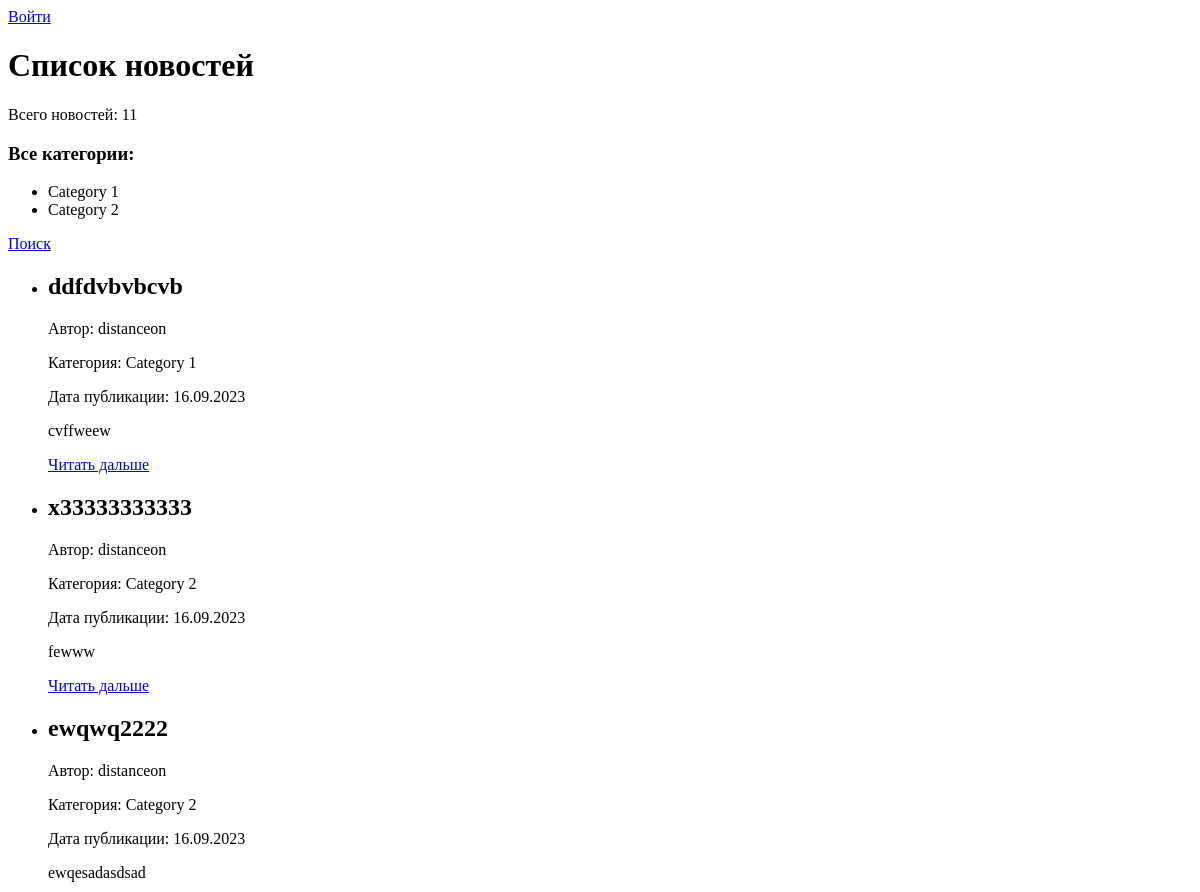
The page /news/ (upper part) on the database as committed earlier.
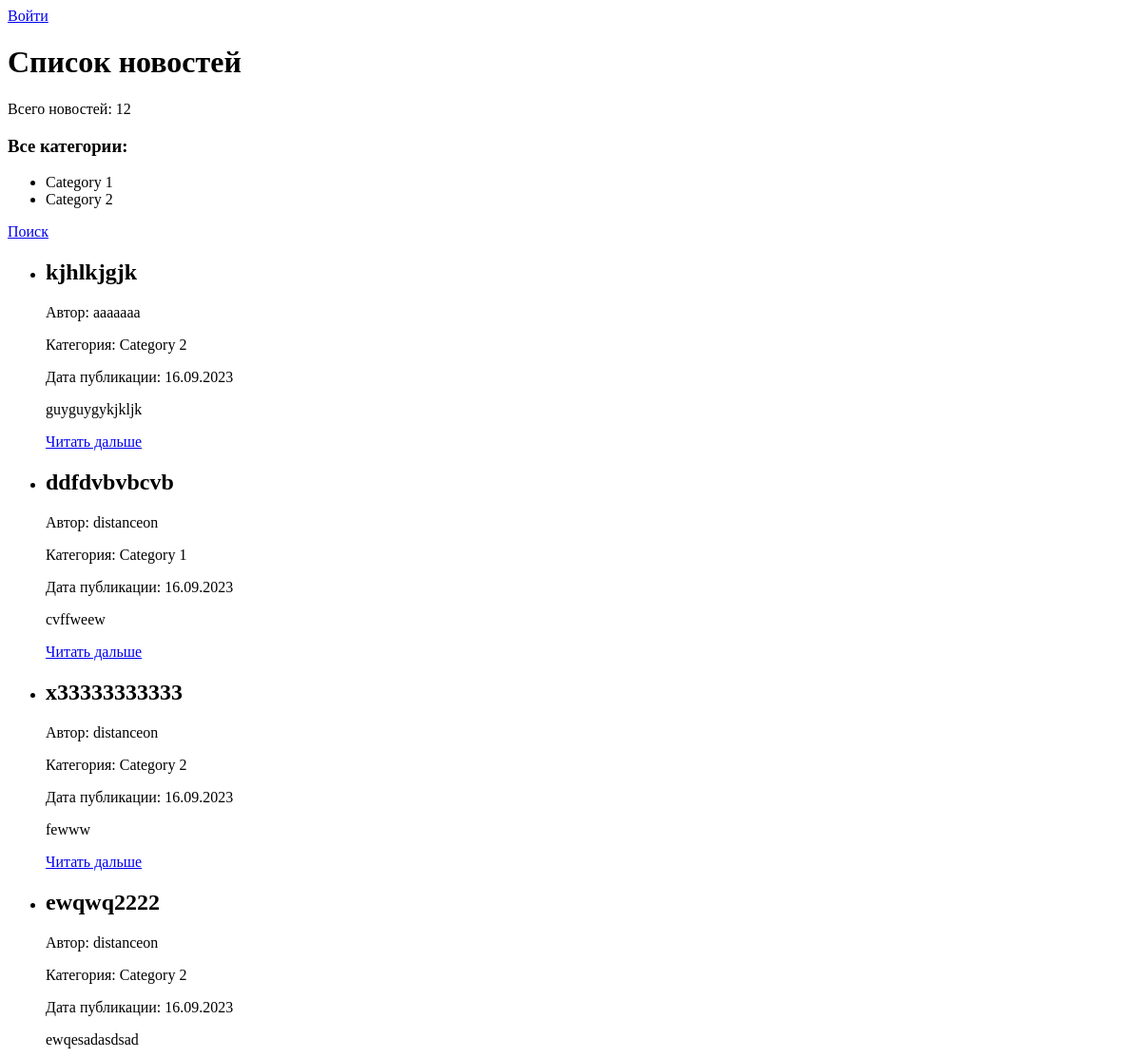
The same page on the database as committed later.
### news/models.py (models this page shows, shortened)
class Category(models.Model):
    name = models.CharField(max_length=100, unique=True)
    subscribers = models.ManyToManyField(User, related_name='subscribed_categories', blank=True)
    def __str__(self):
        return self.name

class Post(models.Model):
    author = models.ForeignKey(Author, on_delete=models.CASCADE)
    post_type = models.CharField(max_length=10, choices=[
                                 ('статья', 'Статья'), ('новость', 'Новость')])
    created_at = models.DateTimeField(auto_now_add=True)
    categories = models.ManyToManyField(Category, through='PostCategory')
    title = models.CharField(max_length=200)
    text = models.TextField()
    rating = models.IntegerField(default=0)

class Author(models.Model):
    user = models.OneToOneField(User, on_delete=models.CASCADE)
    rating = models.IntegerField(default=0)

class PostCategory(models.Model):
    post = models.ForeignKey(Post, on_delete=models.CASCADE)
    category = models.ForeignKey(Category, on_delete=models.CASCADE)

### news/views.py (the view)
# urls.py: path('news/', views.news_list, name='news_list'),
def news_list(request):
    posts = Post.objects.order_by('-created_at')
    categories = Category.objects.all()
    return render(request, 'news/news_list.html', {'posts': posts, 'categories': categories})

### news/templatetags/auth_extras.py (called while the page is built)
@register.filter(name='has_group')
def has_group(user, group_name):
    group = Group.objects.get(name=group_name)
    return True if group in user.groups.all() else False

### news/templates/news/news_list.html (shortened to what this page needs)
{% extends 'default.html' %} {% load auth_extras %}
{% block content %}
<h1>Список новостей</h1>
<p>Всего новостей: {{ posts|length }}</p>
<div>
	<h3>Все категории:</h3>
    <ul>
        {% for category in categories %}
            <li>
                    {{ category.name }}
            </li>
        {% endfor %}
    </ul>
</div>
<p><a href="{% url 'news_search' %}">Поиск</a></p>
<ul>
	{% for post in posts %}
	<li>
		<h2>{{ post.title }}</h2>
		<p>Автор: {{post.author.user.username}}</p>
		<p>Категория: {{post.postcategory_set.first.category}}</p>
		<p>Дата публикации: {{ post.created_at|date:"d.m.Y" }}</p>
		<p>{{ post.text|truncatewords:20 }}</p>
		<a href="{% url 'news_detail' post.id %}">Читать дальше</a>
	</li>
	{% endfor %}
</ul>
{% endblock %}

Rows that differ between the two databases and show on the page:
added Post: title "kjhlkjgjk", author.user.username "aaaaaaa", postcategory_set.first.category "Category 2", created_at "16.09.2023", text "guyguygykjkljk"
Other text that changed with them:
{{ posts|length }}: "11" → "12"
